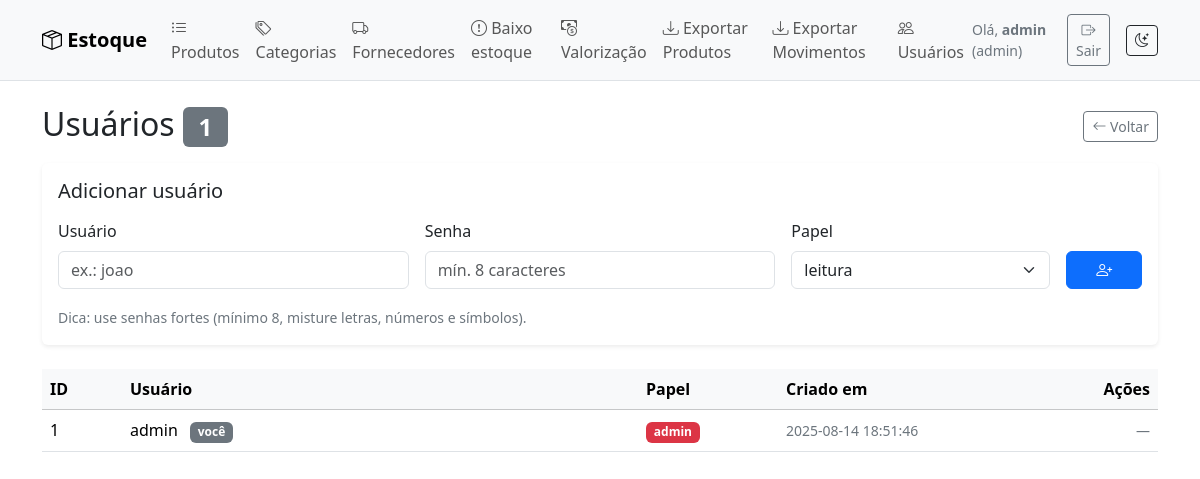
Screenshot of /usuarios/ (signed in) with the database file from the repository.
### tables this page shows
CREATE TABLE users(
        id INTEGER PRIMARY KEY AUTOINCREMENT,
        username TEXT UNIQUE NOT NULL,
        passhash TEXT NOT NULL,
        role TEXT NOT NULL CHECK(role IN ('admin','operador','leitura')),
        created_at TEXT
    );

### stockcontrol/routes/users.py (the view, shortened to what this page needs)
@bp.route("/", methods=["GET", "POST"])
@login_required
def manage():
    if not admin_required():
        flash("Permissão insuficiente.", "error")
        return redirect(url_for("products.index"))
    conn = get_conn(); c = conn.cursor()
    c.execute("SELECT id, username, role, created_at FROM users ORDER BY username")
    users = c.fetchall(); conn.close()
    return render_template("usuarios.html", users=users)

### stockcontrol/auth.py (called while the page is built)
def load_user(user_id):
    conn = get_conn(); c = conn.cursor()
    c.execute("SELECT * FROM users WHERE id=?", (user_id,))
    row = c.fetchone(); conn.close()
    return User(row) if row else None

### stockcontrol/db.py (called while the page is built)
def get_conn():
    db_path = current_app.config["DB_PATH"]
    conn = sqlite3.connect(db_path)
    conn.row_factory = sqlite3.Row
    conn.execute("PRAGMA foreign_keys = ON;")        # respeitar FKs
    conn.execute("PRAGMA journal_mode = WAL;")       # melhor concorrência
    conn.execute("PRAGMA synchronous = NORMAL;")     # equilíbrio segurança x performance
    conn.execute("PRAGMA busy_timeout = 3000;")      # espera 3s se DB estiver ocupado
    conn.execute("PRAGMA temp_store = MEMORY;")      # operações temporárias em memória
    return conn

### stockcontrol/routes/users.py (called while the page is built)
def admin_required():
    return current_user.is_authenticated and current_user.role == "admin"

### templates/usuarios.html (shortened to what this page needs)
{% extends "base.html" %}
{% block content %}
  <div class="d-flex justify-content-between align-items-center mb-3">
    <h2 class="mb-0">Usuários
      {% if users %}<span class="badge text-bg-secondary">{{ users|length }}</span>{% endif %}
    </h2>
    <a class="btn btn-outline-secondary btn-sm" href="{{ url_for('products.index') }}">
      <i class="bi bi-arrow-left"></i> Voltar
    </a>
  </div>
  <div class="card border-0 shadow-sm mb-4">
    <div class="card-body">
      <h5 class="card-title mb-3">Adicionar usuário</h5>
      <form method="post" class="row g-3 align-items-end">
        <div class="col-12 col-md-4">
          <label class="form-label">Usuário</label>
          <input type="text" name="username" class="form-control" placeholder="ex.: joao" required autocomplete="username" autofocus>
        </div>
        <div class="col-12 col-md-4">
          <label class="form-label">Senha</label>
          <input type="password" name="password" class="form-control" placeholder="mín. 8 caracteres" required autocomplete="new-password">
        </div>
        <div class="col-12 col-md-3">
          <label class="form-label">Papel</label>
          <select name="role" class="form-select">
            <option value="leitura">leitura</option>
          </select>
        </div>
        <div class="col-12 col-md-1">
          <button class="btn btn-primary w-100" type="submit">
            <i class="bi bi-person-plus"></i>
          </button>
        </div>
        <div class="col-12">
          <small class="text-secondary">
            Dica: use senhas fortes (mínimo 8, misture letras, números e símbolos).
          </small>
        </div>
      </form>
    </div>
  </div>
  {% if not users %}
    <div class="alert alert-info"><i class="bi bi-info-circle"></i> Nenhum usuário cadastrado além do admin padrão.</div>
  {% else %}
    <div class="table-responsive">
      <table class="table table-hover align-middle">
        <thead class="table-light">
          <tr>
            <th style="width: 80px;">ID</th>
            <th>Usuário</th>
            <th style="width: 140px;">Papel</th>
            <th style="width: 220px;">Criado em</th>
            <th class="text-end" style="width: 160px;">Ações</th>
          </tr>
        </thead>
        <tbody>
          {% for u in users %}
          <tr>
            <td>{{ u.id }}</td>
            <td>
              {{ u.username }}
              {% if current_user.is_authenticated and u.id == current_user.id %}
                <span class="badge text-bg-secondary ms-2">você</span>
              {% endif %}
            </td>
            <td>
              {% if u.role == 'admin' %}
                <span class="badge text-bg-danger">admin</span>
              {% elif u.role == 'operador' %}
                <span class="badge text-bg-primary">operador</span>
              {% else %}
                <span class="badge text-bg-secondary">leitura</span>
              {% endif %}
            </td>
            <td class="text-secondary small">{{ u.created_at }}</td>
            <td class="text-end">
              {% if current_user.is_authenticated and u.id != current_user.id %}
                <form class="d-inline" method="post" action="{{ url_for('users.delete', uid=u.id) }}" onsubmit="return confirm('Excluir o usuário {{ u.username }}?');">
                  <input type="hidden" name="csrf_token" value="{{ csrf_token() }}">
                  <button class="btn btn-outline-danger btn-sm" type="submit">
                    <i class="bi bi-trash3"></i> Excluir
                  </button>
                </form>
              {% else %}
                <span class="text-secondary small">—</span>
              {% endif %}
            </td>
          </tr>
          {% endfor %}
        </tbody>
      </table>
    </div>
  {% endif %}
{% endblock %}

### templates/base.html (shortened to what this page needs)
<!doctype html>
<html lang="pt-br" data-bs-theme="light">
<head>
  <link href="https://cdn.jsdelivr.net/npm/bootstrap@5.3.3/dist/css/bootstrap.min.css" rel="stylesheet">
  <link href="https://cdn.jsdelivr.net/npm/bootstrap-icons@1.11.3/font/bootstrap-icons.css" rel="stylesheet">
</head>
<body>
  <nav class="navbar navbar-expand-lg bg-body-tertiary border-bottom">
    <div class="container">
      <a class="navbar-brand fw-semibold" href="{{ url_for('products.index') }}">
        <i class="bi bi-box-seam"></i> Estoque
      </a>
      <div id="topnav" class="collapse navbar-collapse">
        <ul class="navbar-nav me-auto mb-2 mb-lg-0">
          {% if current_user.is_authenticated %}
            <li class="nav-item">
              <a class="nav-link" href="{{ url_for('products.index') }}">
                <i class="bi bi-list-ul"></i> Produtos
              </a>
            </li>
            <li class="nav-item">
              <a class="nav-link" href="{{ url_for('categories.view') }}">
                <i class="bi bi-tags"></i> Categorias
              </a>
            </li>
            <li class="nav-item">
              <a class="nav-link" href="{{ url_for('suppliers.view') }}">
                <i class="bi bi-truck"></i> Fornecedores
              </a>
            </li>
            <li class="nav-item">
              <a class="nav-link" href="{{ url_for('reports.low_stock') }}">
                <i class="bi bi-exclamation-circle"></i> Baixo estoque
              </a>
            </li>
            <li class="nav-item">
              <a class="nav-link" href="{{ url_for('reports.valuation') }}">
                <i class="bi bi-cash-coin"></i> Valorização
              </a>
            </li>
            <li class="nav-item">
              <a class="nav-link" href="{{ url_for('export.export_products') }}">
                <i class="bi bi-download"></i> Exportar Produtos
              </a>
            </li>
            <li class="nav-item">
              <a class="nav-link" href="{{ url_for('export.export_moves') }}">
                <i class="bi bi-download"></i> Exportar Movimentos
              </a>
            </li>
            {% if current_user.role == 'admin' %}
              <li class="nav-item">
                <a class="nav-link" href="{{ url_for('users.manage') }}">
                  <i class="bi bi-people"></i> Usuários
                </a>
              </li>
            {% endif %}
          {% endif %}
        </ul>
        <div class="d-flex align-items-center gap-3">
          {% if current_user.is_authenticated %}
            <span class="text-secondary small">
              Olá, <strong>{{ current_user.username }}</strong> ({{ current_user.role }})
            </span>
            <form method="post" action="{{ url_for('auth.logout') }}">
              <button class="btn btn-outline-secondary btn-sm" type="submit">
                <i class="bi bi-box-arrow-right"></i> Sair
              </button>
            </form>
          {% endif %}
          <button class="btn btn-outline-dark btn-sm" id="themeToggle" type="button">
            <i class="bi bi-moon-stars"></i>
          </button>
        </div>
      </div>
    </div>
  </nav>
  <main class="container py-4">
    {% block content %}{% endblock %}
  </main>
</body>
</html>

### rows the page displays
users: username "admin", role "admin", id "1", shows "você", created_at "2025-08-14 18:51:46"

### other values shown
{{ users|length }} "1"
